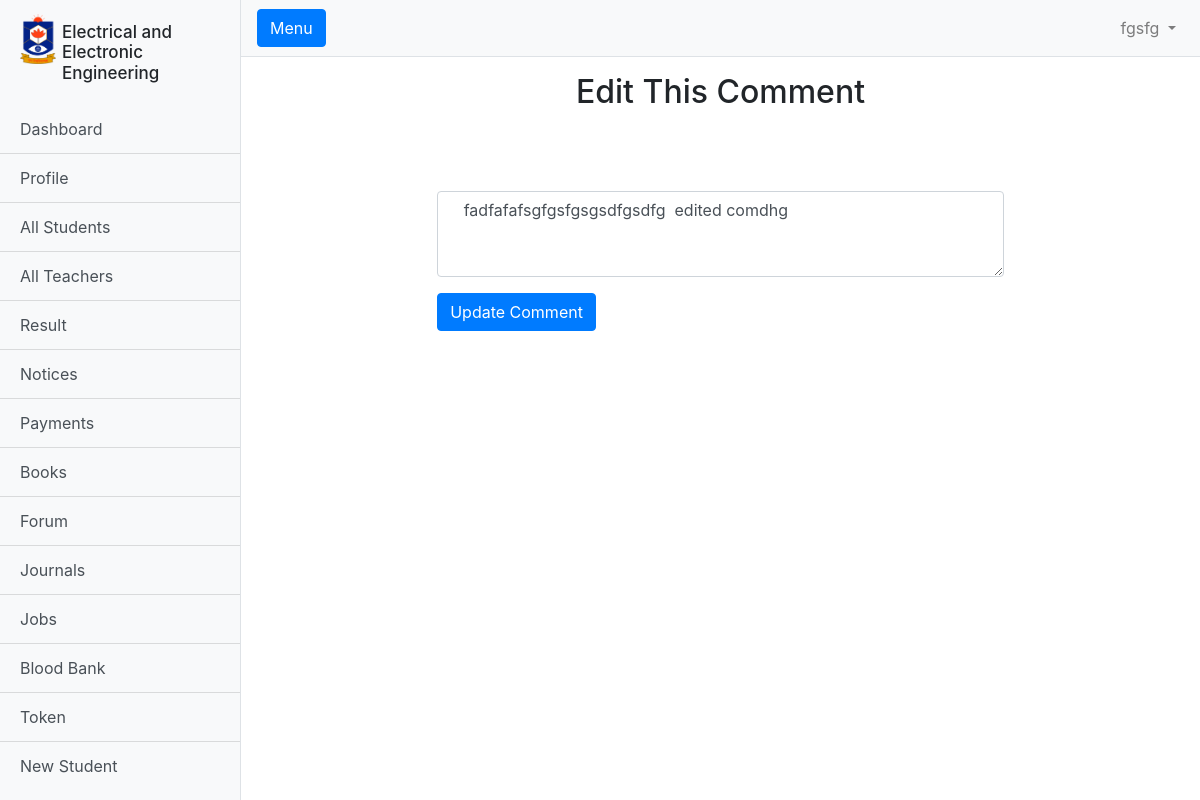
The app's page /admin/editcom.php?id=2030547203 (signed in) with its own data.
### tables this page shows
CREATE TABLE `teachers` (
  `id` int(11) NOT NULL,
  `full_name` varchar(255) DEFAULT NULL,
  `fathers_name` varchar(255) DEFAULT NULL,
  `mothers_name` varchar(255) DEFAULT NULL,
  `dob` date NOT NULL,
  `gender` varchar(255) DEFAULT NULL,
  `present_adress` varchar(255) DEFAULT NULL,
  `permanent_adress` varchar(255) DEFAULT NULL,
  `blood_group` varchar(255) DEFAULT NULL,
  `my_phone_number` varchar(255) DEFAULT NULL,
  `position` varchar(255) NOT NULL,
  `email` varchar(255) DEFAULT NULL,
  `password` varchar(255) DEFAULT NULL,
  `img` varchar(255) NOT NULL
);

CREATE TABLE `comment` (
  `id` int(11) NOT NULL,
  `name` varchar(255) NOT NULL,
  `com` varchar(255) NOT NULL,
  `postid` varchar(255) NOT NULL,
  `comid` varchar(255) NOT NULL,
  `batch` varchar(255) NOT NULL,
  `date` varchar(255) NOT NULL
);

### admin/logic.php (called while the page is built)
<?php
$email= $_SESSION["email"];
$dbmain = $connection -> query("SELECT * FROM teachers WHERE email = '$email'");
$db = mysqli_fetch_array($dbmain);
?>

### admin/editcom.php (the view, shortened to what this page needs)
<?php
  require_once("templete-parts/header.php");
  $comid = $_GET['id'];
  $dbj = mysqli_query($connection, "SELECT * FROM comment WHERE comid='$comid'");
  $dbmain0 = mysqli_fetch_array($dbj);
  $des = $dbmain0['com'];
?>
      <div class="container-fluid">
        <h2 class= "m-3 text-center" >Edit This Comment</h2>
      </div>
      <div class="row m-2">
        <div class="col-md-8 m-auto">
          <form class="post p-3 rounded" method="post" enctype="multipart/form-data" >
            <div class="mb-3">
              <textarea name= "description" class="form-control" id="exampleFormControlTextarea1" rows="3" > <?php echo $des;?></textarea>
            </div>
              <button type="submit" name="upload" class="btn btn-primary justify-content-center"> Update Comment</button>
          </form>
        </div>
      </div>

### admin/templete-parts/header.php (shortened to what this page needs)
<?php
require_once("../rprocess.php");
require_once("./logic.php");
?>
<!DOCTYPE html>
<html lang="en">
<head>
  <link href="vendor/bootstrap/css/bootstrap.min.css" rel="stylesheet">
  <link href="css/sidebar.css" rel="stylesheet">
  <link rel="stylesheet" href="style.css" class="css">
</head>
<body>
  <div class="d-flex" id="wrapper">
    <div class="bg-light border-right" id="sidebar-wrapper">
      <div class="sidebar-heading">
        <img src="img/logo.png" alt="" class="logo">
        <h1 class="head">Electrical and Electronic Engineering</h1>
      </div>
      <div class="list-group list-group-flush">
        <a href="index.php" class="list-group-item list-group-item-action bg-light">Dashboard</a>
        <a href="profile.php" class="list-group-item list-group-item-action bg-light">Profile</a>
        <a href="students.php" class="list-group-item list-group-item-action bg-light">All Students</a>
        <a href="teachers.php" class="list-group-item list-group-item-action bg-light">All Teachers</a>
        <a href="result.php" class="list-group-item list-group-item-action bg-light">Result</a>
        <a href="notices.php" class="list-group-item list-group-item-action bg-light">Notices</a>
        <a href="payments.php" class="list-group-item list-group-item-action bg-light">Payments</a>
        <a href="books.php" class="list-group-item list-group-item-action bg-light">Books</a>
        <a href="forum.php" class="list-group-item list-group-item-action bg-light">Forum</a>
        <a href="journal.php" class="list-group-item list-group-item-action bg-light">Journals</a>
        <a href="jobs.php" class="list-group-item list-group-item-action bg-light">Jobs</a>
        <a href="blood.php" class="list-group-item list-group-item-action bg-light">Blood Bank</a>
        <a href="token.php" class="list-group-item list-group-item-action bg-light">Token</a>
        <a href="new_student.php" class="list-group-item list-group-item-action bg-light">New Student</a>
      </div>
    </div>
    <div id="page-content-wrapper">
      <nav class="navbar navbar-expand-lg navbar-light bg-light border-bottom">
        <button class="btn btn-primary" id="menu-toggle">Menu</button>
        <div class="collapse navbar-collapse" id="navbarSupportedContent">
          <ul class="navbar-nav ml-auto mt-2 mt-lg-0">
            <li class="nav-item dropdown">
              <a class="nav-link dropdown-toggle" href="#" id="navbarDropdown" role="button" data-toggle="dropdown" aria-haspopup="true" aria-expanded="false">
                <?php echo $db["full_name"];?>
              </a>
            </li>
          </ul>
        </div>
      </nav>

### admin/css/sidebar.css (style rules this page uses)
#wrapper { overflow-x: hidden; }
#sidebar-wrapper { min-height: 100vh; margin-left: -15rem; -webkit-transition: margin .25s ease-out; -moz-transition: margin .25s ease-out; -o-transition: margin .25s ease-out; transition: margin .25s ease-out; }
#sidebar-wrapper .sidebar-heading { padding: 0.875rem 1.25rem; font-size: 1.2rem; }
#sidebar-wrapper .list-group { width: 15rem; }
#page-content-wrapper { min-width: 100vw; }
@media (min-width: 768px) { #sidebar-wrapper { margin-left: 0; } }
@media (min-width: 768px) { #page-content-wrapper { min-width: 0; width: 100%; } }

### admin/style.css (style rules this page uses)
.logo { max-height: 50px; float: left; max-width: 3vw; }
.head { float: left; font-size: 17px; overflow: hidden; max-width: 11vw; margin-left: .5vw; margin-top: 1vh; }
.sidebar-heading { padding-right: 0px !important; overflow: hidden; }
textarea { width:100%; }

### records on screen
teachers: full_name "fgsfg"
comment: description "fadfafafsgfgsfgsgsdfgsdfg edited comdhg"
